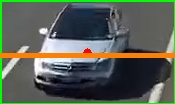
#> input picture snapshots/car_13_2025-05-12 21-25-40.jpg, 175 x 104 px, given in place of v.mp4, which was not available
$ python smart_traffic_system.py
#> lines starting #> are read from the running program, lines starting #| are printed output that depends on the picture; after the words box and inside, x2 and y2 are one past the last pixel; in counts of white or black regions, pixels touching at a corner belong together; pictures that were not available may be replaced by others from this repository, and a replacement may not be noted
import cv2
import numpy as np
import time
import csv
import os
from datetime import datetime

# Constants
MIN_WIDTH = 80
MIN_HEIGHT = 80
LINE_OFFSET = 6
DETECTION_LINE_POSITION = 550
FRAME_DELAY = 60

vehicle_centers = []
vehicle_count = 0

# Create directory for snapshots if it doesn't exist
if not os.path.exists('snapshots'):
    os.makedirs('snapshots')

# Create or open the CSV file for logging speed data
csv_file = 'car_speed.csv'
if not os.path.exists(csv_file):
    with open(csv_file, mode='w', newline='') as file:
        writer = csv.writer(file)
        writer.writerow(['Vehicle ID', 'Speed (km/h)', 'Timestamp'])

# Function to calculate the center of detected vehicles
def get_center(x, y, w, h):
    center_x = x + int(w / 2)
    center_y = y + int(h / 2)
    return center_x, center_y

# Initialize Video Capture
video = cv2.VideoCapture('v.mp4')

# Background Subtraction Method
background_subtractor = cv2.createBackgroundSubtractorMOG2()

# Start processing frames
while True:
    ret, frame = video.read()
#> frame is the input picture: shape (104, 175, 3); mean B, G, R 83.5, 96.1, 88.1
    if not ret:
        break

    time.sleep(1 / FRAME_DELAY)

    gray_frame = cv2.cvtColor(frame, cv2.COLOR_BGR2GRAY)
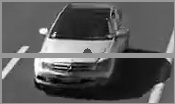
#> gray_frame: shape (104, 175); min 0, max 255, mean 92.3
    blurred_frame = cv2.GaussianBlur(gray_frame, (3, 3), 5)
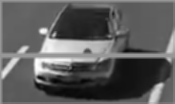
#> blurred_frame: shape (104, 175); min 4, max 254, mean 92

    mask = background_subtractor.apply(blurred_frame)
#> mask: shape (104, 175); every value is 127
    dilated = cv2.dilate(mask, np.ones((5, 5)))
    kernel = cv2.getStructuringElement(cv2.MORPH_ELLIPSE, (5, 5))
    processed_mask = cv2.morphologyEx(dilated, cv2.MORPH_CLOSE, kernel)
    processed_mask = cv2.morphologyEx(processed_mask, cv2.MORPH_CLOSE, kernel)

    contours, _ = cv2.findContours(processed_mask, cv2.RETR_TREE, cv2.CHAIN_APPROX_SIMPLE)
#> contours = [[[0, 0], [0, 103], [174, 103], [174, 0]]]

    cv2.line(frame, (25, DETECTION_LINE_POSITION), (1200, DETECTION_LINE_POSITION), (255, 127, 0), 3)

    for contour in contours:
        x, y, w, h = cv2.boundingRect(contour)
        if w < MIN_WIDTH or h < MIN_HEIGHT:
            continue

        cv2.rectangle(frame, (x, y), (x + w, y + h), (0, 255, 0), 2)
        center = get_center(x, y, w, h)
        vehicle_centers.append(center)
        cv2.circle(frame, center, 4, (0, 0, 255), -1)

        for (cx, cy) in vehicle_centers[:]:
            if DETECTION_LINE_POSITION - LINE_OFFSET < cy < DETECTION_LINE_POSITION + LINE_OFFSET:
                vehicle_count += 1
                cv2.line(frame, (25, DETECTION_LINE_POSITION), (1200, DETECTION_LINE_POSITION), (0, 127, 255), 3)
                vehicle_centers.remove((cx, cy))

                speed = (w / 100) * 3.6
                timestamp = datetime.now().strftime('%Y-%m-%d %H:%M:%S')

                with open(csv_file, mode='a', newline='') as file:
                    writer = csv.writer(file)
                    writer.writerow([vehicle_count, round(speed, 2), timestamp])

                snapshot_name = f'snapshots/vehicle_{vehicle_count}_{timestamp.replace(":", "-")}.jpg'
                cv2.imwrite(snapshot_name, frame[y:y+h, x:x+w])

                print(f"Vehicle {vehicle_count} detected. Speed: {round(speed, 2)} km/h at {timestamp}")
#> this loop made 1 pass
#> (contour, x, y, w, h, center_x in get_center, center_y in get_center) on pass 1: ([[0, 0], [0, 103], [174, 103], [174, 0]], 0, 0, 175, 104, 87, 52)
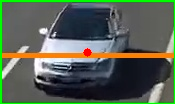
#> frame: shape (104, 175, 3); 4.54% of pixels changed, all inside (x1, y1, x2, y2) = (0, 0, 175, 104)
#> after the loop, vehicle_centers = [(87, 52)]; vehicle_count = 0

    cv2.putText(frame, f"VEHICLE COUNT: {vehicle_count}", (450, 70), cv2.FONT_HERSHEY_SIMPLEX, 2, (0, 0, 255), 2)
    cv2.imshow("Original Video", frame)
    cv2.imshow("Detection Mask", processed_mask)

    if cv2.waitKey(1) == 27:
#> (key Esc is pressed here)
        break

cv2.destroyAllWindows()
video.release()

$ run again, on snapshots/car_15_2025-05-13 12-00-59.jpg
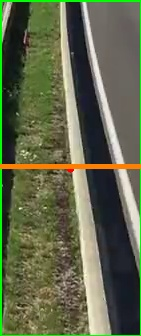
#> input picture snapshots/car_15_2025-05-13 12-00-59.jpg, 141 x 336 px, given in place of v.mp4, which was not available
#> frame is the input picture: shape (336, 141, 3); mean B, G, R 74.7, 102.8, 96.5
#> `blurred_frame = cv2.GaussianBlur(gray_frame, (3, 3), 5)`:
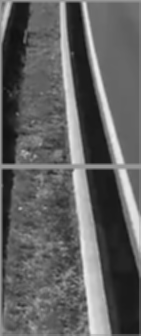
#> blurred_frame: shape (336, 141); min 17, max 237, mean 97.6
#> mask: shape (336, 141); every value is 127
#> contours = [[[0, 0], [0, 335], [140, 335], [140, 0]]]
#> the loop `for contour in contours:` made 1 pass
#> (contour, x, y, w, h, center_x in get_center, center_y in get_center) on pass 1: ([[0, 0], [0, 335], [140, 335], [140, 0]], 0, 0, 141, 336, 70, 168)
#> after the loop `for contour in contours:`:
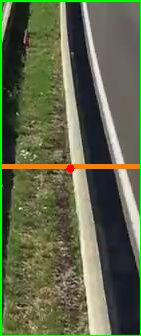
#> frame: shape (336, 141, 3); 2.96% of pixels changed, all inside (x1, y1, x2, y2) = (0, 0, 141, 336)
#> after the loop `for contour in contours:`: vehicle_centers = [(70, 168)]; vehicle_count = 0

$ run again, on snapshots/car_18_2025-05-13 12-00-59.jpg
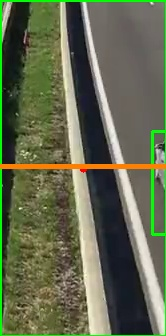
#> input picture snapshots/car_18_2025-05-13 12-00-59.jpg, 166 x 336 px, given in place of v.mp4, which was not available
#> frame is the input picture: shape (336, 166, 3); mean B, G, R 78.5, 105.6, 99.1
#> `blurred_frame = cv2.GaussianBlur(gray_frame, (3, 3), 5)`:
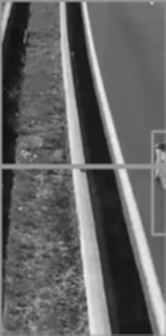
#> blurred_frame: shape (336, 166); min 17, max 237, mean 100.4
#> mask: shape (336, 166); every value is 127
#> contours = [[[0, 0], [0, 335], [165, 335], [165, 0]]]
#> the loop `for contour in contours:` made 1 pass
#> (contour, x, y, w, h, center_x in get_center, center_y in get_center) on pass 1: ([[0, 0], [0, 335], [165, 335], [165, 0]], 0, 0, 166, 336, 83, 168)
#> after the loop `for contour in contours:`:
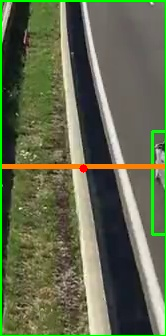
#> frame: shape (336, 166, 3); 2.65% of pixels changed, all inside (x1, y1, x2, y2) = (0, 0, 166, 336)
#> after the loop `for contour in contours:`: vehicle_centers = [(83, 168)]; vehicle_count = 0

$ run again, on snapshots/car_28_2025-05-13 12-01-00.jpg
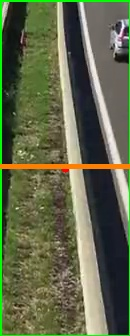
#> input picture snapshots/car_28_2025-05-13 12-01-00.jpg, 130 x 336 px, given in place of v.mp4, which was not available
#> frame is the input picture: shape (336, 130, 3); mean B, G, R 74.2, 103.7, 97
#> `blurred_frame = cv2.GaussianBlur(gray_frame, (3, 3), 5)`:
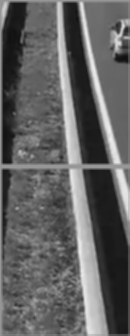
#> blurred_frame: shape (336, 130); min 16, max 236, mean 98.1
#> mask: shape (336, 130); every value is 127
#> contours = [[[0, 0], [0, 335], [129, 335], [129, 0]]]
#> the loop `for contour in contours:` made 1 pass
#> (contour, x, y, w, h, center_x in get_center, center_y in get_center) on pass 1: ([[0, 0], [0, 335], [129, 335], [129, 0]], 0, 0, 130, 336, 65, 168)
#> after the loop `for contour in contours:`:
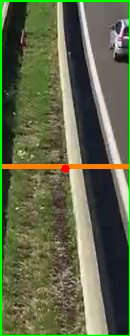
#> frame: shape (336, 130, 3); 3.11% of pixels changed, all inside (x1, y1, x2, y2) = (0, 0, 130, 336)
#> after the loop `for contour in contours:`: vehicle_centers = [(65, 168)]; vehicle_count = 0
